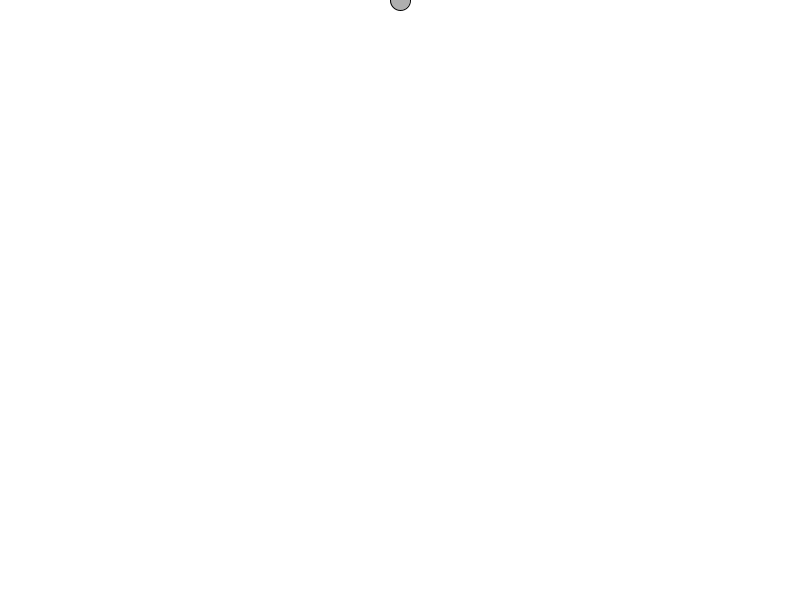
Frame 1 (no input)
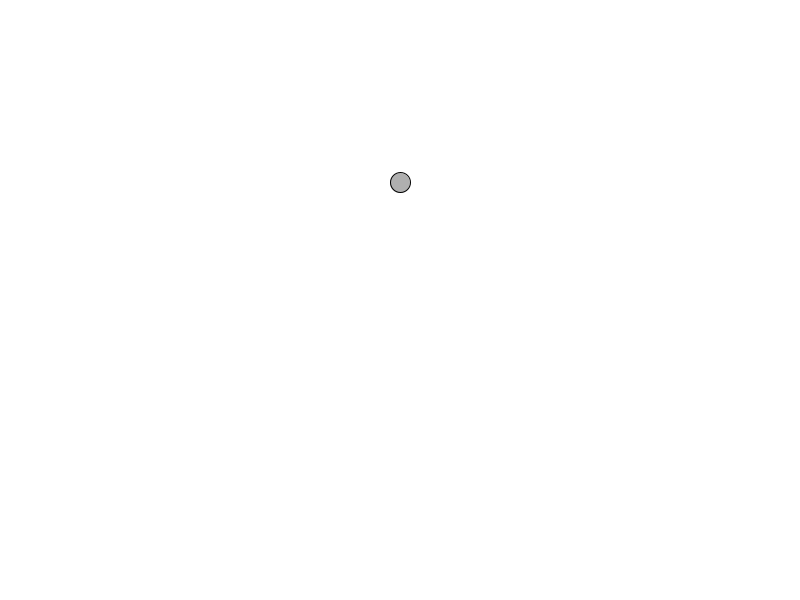
Frame 60 (the mouse pressed at the canvas centre just before this capture)
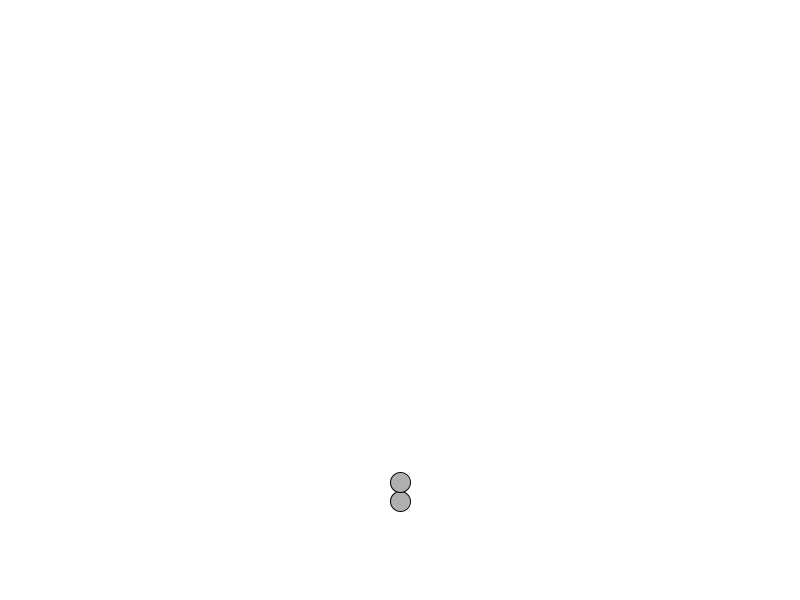
Frame 120 (the mouse held since frame 60 and released just before this capture)

The Processing sketch that drew these frames (run headless with seeded random() and noise(); from frame 60 on, the mouse is pressed at the canvas centre):

// Processing sketch: sketch_0009_01_append_to_array
// ── sketch_0009_01_append_to_array.pde
Ball[] balls = new Ball[1];
float gravity = 0.1;

void setup() {
  size(800, 600);
  balls[0] = new Ball( 400, 0);
}

void draw() {
  background(255);
  
  for(int i = 0; i < balls.length; i++) {
    balls[i].gravity();
    balls[i].move();
    balls[i].display();
  }
}

void mousePressed() {
  Ball ball = new Ball(mouseX, mouseY);
  balls = (Ball[])append(balls, ball);
}

class Ball {
  float x;
  float y;
  float speed;
  float radius = 20;
  
  Ball(float tempX, float tempY) {
    x = tempX;
    y = tempY;
    speed = 0;
  }
  
  void gravity() {
    speed = speed + gravity;
  }
  
  void move () {
    y = y + speed;
    
    if (y > height) {
      speed = -0.95 * speed;
      y = height;
    }
  }
  
  void display () {
    fill(175);
    stroke(0);
    ellipse(x, y, radius, radius);
  }
}
